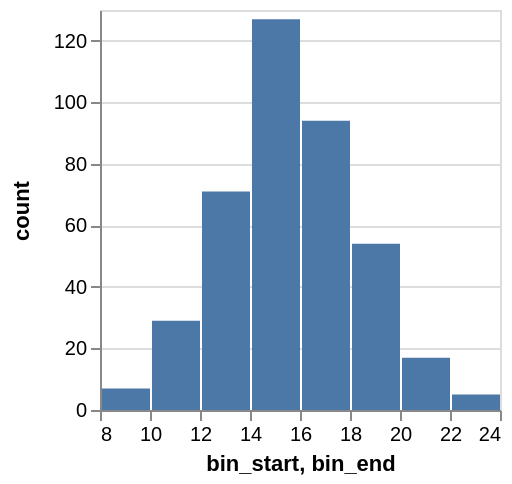

This figure's Vega-Lite source:
### Vega specification from a JSON file in a GitHub repository (floating-point values rounded to 4 significant figures)
{"$schema": "https://vega.github.io/schema/vega/v4.json", "autosize": "pad", "padding": 5, "width": 200, "height": 200, "style": "cell", "data": [{"name": "source_0", "values": [{"bin_start": 8, "bin_end": 10, "count": 7}, {"bin_start": 10, "bin_end": 12, "count": 29}, {"bin_start": 12, "bin_end": 14, "count": 71}, {"bin_start": 14, "bin_end": 16, "count": 127}, {"bin_start": 16, "bin_end": 18, "count": 94}, {"bin_start": 18, "bin_end": 20, "count": 54}, {"bin_start": 20, "bin_end": 22, "count": 17}, {"bin_start": 22, "bin_end": 24, "count": 5}]}], "marks": [{"name": "marks", "type": "rect", "style": ["bar"], "from": {"data": "source_0"}, "encode": {"update": {"fill": [{"test": "datum[\"bin_start\"] === null || isNaN(datum[\"bin_start\"]) || datum[\"count\"] === null || isNaN(datum[\"count\"])", "value": null}, {"value": "#4c78a8"}], "tooltip": {"signal": "{\"bin_start\": format(datum[\"bin_start\"], \"\"), \"count\": format(datum[\"count\"], \"\"), \"bin_end\": format(datum[\"bin_end\"], \"\")}"}, "x2": {"scale": "x", "field": "bin_start", "offset": 1}, "x": {"scale": "x", "field": "bin_end", "offset": 0}, "y": {"scale": "y", "field": "count"}, "y2": {"scale": "y", "value": 0}}}}], "scales": [{"name": "x", "type": "linear", "domain": {"data": "source_0", "fields": ["bin_start", "bin_end"]}, "range": [0, {"signal": "width"}], "zero": false}, {"name": "y", "type": "linear", "domain": {"data": "source_0", "field": "count"}, "range": [{"signal": "height"}, 0], "nice": true, "zero": true}], "axes": [{"scale": "x", "orient": "bottom", "grid": false, "title": "bin_start, bin_end", "labelFlush": true, "labelOverlap": true, "tickCount": {"signal": "(domain('x')[1] - domain('x')[0]) / 2 + 1"}, "values": {"signal": "sequence(domain('x')[0], domain('x')[1] + 2, 2)"}, "zindex": 1}, {"scale": "y", "orient": "left", "grid": false, "title": "count", "labelOverlap": true, "tickCount": {"signal": "ceil(height/40)"}, "zindex": 1}, {"scale": "y", "orient": "left", "gridScale": "x", "grid": true, "tickCount": {"signal": "ceil(height/40)"}, "domain": false, "labels": false, "maxExtent": 0, "minExtent": 0, "ticks": false, "zindex": 0}], "config": {"axisY": {"minExtent": 30}, "legend": {"gradientDirection": "horizontal", "gradientLength": 100}}}
